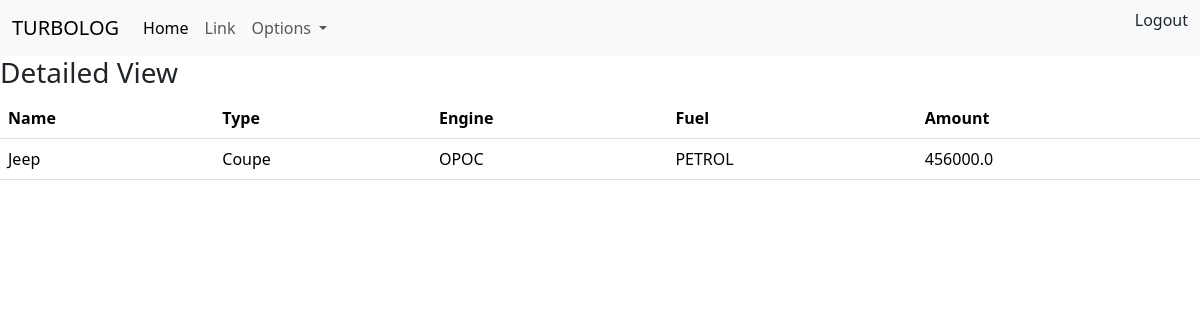
/vehicle/7/detail (signed in), run on the app's committed database.
### vehicle/models.py (models this page shows)
class Vehicle(models.Model):
    name = models.CharField(max_length=100)
    TYPE_OPTIONS = (
        ('Economy','Economy'),
        ('SUV','SUV'),
        ('sedan','sedan'),
        ('Hatchback','Hatchback'),
        ('electric','electric'),
        ('Hybrid','Hybrid'),
        ('Sports car','Sports car'),
        ('Coupe','Coupe'),
        ('Utility','Utility')
    )
    type = models.CharField(max_length=200,choices=TYPE_OPTIONS,default='Economy')
    ENGINE_TYPES = (
        ('Inline','Inline'),
        ('v Engine','v Engine'),
        ('W Engine','W Engine'),
        ('OPOC','OPOC')
    )
    engine = models.CharField(max_length=100,choices=ENGINE_TYPES,default='v Engine')
    FUEL_OPTIONS = (
        ('PETROL','PETROL'),
        ('DIESEL','DIESEL'),
        ('CNG','CNG'),
        ('ELECTRIC','ELECTRIC')
    )
    fuel = models.CharField(max_length=100,choices=FUEL_OPTIONS,default='PETROL')
    date = models.DateField(auto_now_add=True)
    amount = models.FloatField()

### vehicle/views.py (the view)
# urls.py: path('vehicle/<int:pk>/detail',views.VehicleDetailView.as_view(),name='vehicledetailview'),
@method_decorator(authenication,name='dispatch')
class VehicleDetailView(View):
    template_name = 'vehicle_detail.html'
    def get(self,request,*args,**kwargs):
        id = kwargs.get('pk')
        data = Vehicle.objects.get(id=id)
        return render(request,self.template_name,{'data':data})

### vehicle/templates/vehicle_detail.html
{%extends 'base.html'%}
{%block main_block%}
    <h3>Detailed View </h3>
    <table class="table">
        <tr>
            <th>Name</th>
            <th>Type</th>
            <th>Engine</th>
            <th>Fuel</th>
            <th>Amount</th>
        </tr>
        <tr>
            <td>{{data.name}}</td>
            <td>{{data.type}}</td>
            <td> {{data.engine}}</td>
            <td>{{data.fuel}}</td>
            <td>{{data.amount}}</td>
        </tr>
    </table>
{%endblock%}

### data on the page
Vehicle: name "Jeep", type "Coupe", engine "OPOC", fuel "PETROL", amount "456000.0"
